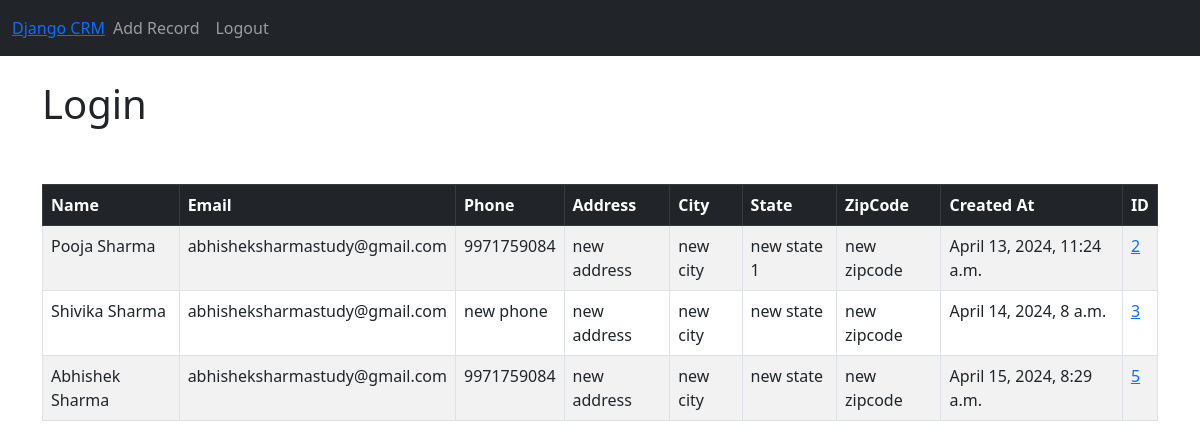
Page /crm/ (signed in) on the committed database.
### website/models.py (models this page shows, shortened)
class Record(models.Model):
    created_at=models.DateTimeField(auto_now_add=True)
    first_name=models.CharField(max_length=50)
    last_name=models.CharField(max_length=50)
    email=models.CharField(max_length=50)
    phone=models.CharField(max_length=50)
    address=models.CharField(max_length=100)
    city=models.CharField(max_length=50)
    state=models.CharField(max_length=50)
    zipcode=models.CharField(max_length=20)

### website/views.py (the view)
# urls.py: 2. Add a URL to urlpatterns:  path('', views.home, name='home')
def home(request):
    records=Record.objects.all()
    if request.method=='POST':
        username=request.POST['username']
        password=request.POST['password']
        user=authenticate(request,username=username,password=password)
        if user is not None:
            login(request,user)
            messages.success(request,"You have been logged in ! ")
            return redirect('home')
        else:
            messages.success(request,"There was an error logging in , Please try again")
            return redirect('home')
    else:
        return render(request,'home.html',{'records':records})

### website/templates/home.html (shortened to what this page needs)
{% extends 'base.html' %}
{% block content %}
<div>
<h1>Login</h1>
<br></br>
{% if user.is_authenticated %}
<table class="table table-striped table-hover table-bordered">
  <thead class="table-dark">
    <tr>
        <th scope="col">Name</th>
        <th scope="col">Email</th>
        <th scope="col">Phone</th>
        <th scope="col">Address</th>
        <th scope="col">City</th>
        <th scope="col">State</th>
        <th scope="col">ZipCode</th>
        <th scope="col">Created At</th>
        <th scope="col">ID</th>
    </tr>
  </thead>
  <tbody>
    {% if records %}
      {% for record in records %}
      <tr>
        <td>{{record.first_name}} {{record.last_name}}</td>
        <td>{{record.email}}</td>
        <td>{{record.phone}}</td>
        <td>{{record.address}}</td>
        <td>{{record.city}}</td>
        <td>{{record.state}}</td>
        <td>{{record.zipcode}}</td>
        <td>{{record.created_at}}</td>
        <td><a href="{% url 'record' record.id %}">{{record.id}}</a></td>
      </tr>
      {% endfor %}
    {% endif %}
  </tbody>
{% endif %}
{% endblock %}

### website/templates/base.html (shortened to what this page needs)
<!doctype html>
<html lang="en">
  <head>
    <link href="https://cdn.jsdelivr.net/npm/bootstrap@5.3.0-alpha1/dist/css/bootstrap.min.css" rel="stylesheet">
  </head>
  <body>
    {% include 'navbar.html' %}
    <div class="container">
      <br/>
      {% block content %}
      {% endblock%}
    </div>
  </body>
</html>

### website/templates/navbar.html (shortened to what this page needs)
<nav class="navbar navbar-expand-lg navbar-dark bg-dark">
    <div class="container-fluid">
        <a class="nabvar-brand" href="{% url 'home' %}">Django CRM</a>
        <div class="collapse navbar-collapse" id="navbarSupportedContent">
            <ul class="navbar-nav me-auto mb-2 mb-lg-0">
                {% if user.is_authenticated %}
                <li class="nav-item">
                    <a class="nav-link" href="{% url 'add_record' %}">Add Record</a>
                </li>
                <li class="nav-item">
                    <a class="nav-link" href="{% url 'logout' %}">Logout</a>
                </li>
                {% endif %}
            </ul>
        </div>
    </div>
</nav>

### rows in the picture
Record: first_name "Pooja", last_name "Sharma", email "abhisheksharmastudy@gmail.com", phone "9971759084", address "new address", city "new city", state "new state 1", zipcode "new zipcode", created_at "April 13, 2024, 11:24 a.m.", id "2"
Record: first_name "Shivika", last_name "Sharma", email "abhisheksharmastudy@gmail.com", phone "new phone", address "new address", city "new city", state "new state", zipcode "new zipcode", created_at "April 14, 2024, 8 a.m.", id "3"
Record: first_name "Abhishek", last_name "Sharma", email "abhisheksharmastudy@gmail.com", phone "9971759084", address "new address", city "new city", state "new state", zipcode "new zipcode", created_at "April 15, 2024, 8:29 a.m.", id "5"
